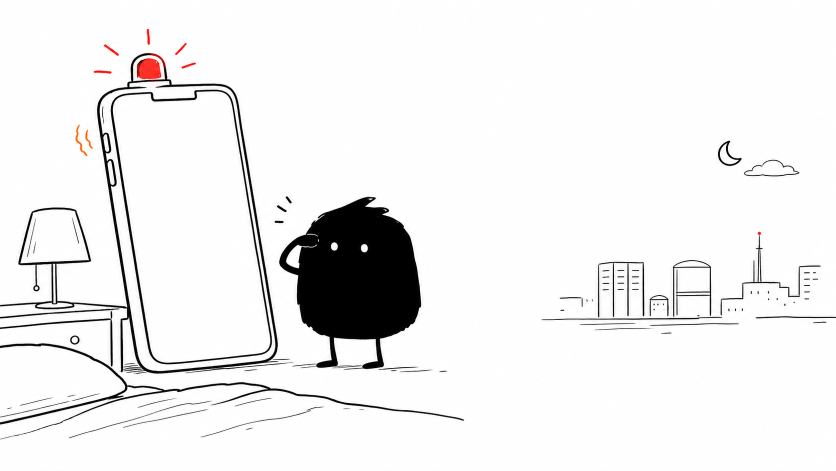
#> input picture gallery/daily-4panel/2026-05-29-lingchen-sandian/source/panel-1-v4-base.png, 1672 x 941 px (shown at 1/2 size)
$ python build_panel1_v4.py
#> lines starting #> are read from the running program, lines starting #| are printed output that depends on the picture
from pathlib import Path

from PIL import Image, ImageDraw, ImageFont


ROOT = Path(__file__).resolve().parent
SRC = ROOT / "source"

BASE = SRC / "panel-1-v4-base.png"
OUT = ROOT / "panel-1-v4.1.png"

FONT_REGULAR = "/System/Library/Fonts/Supplemental/Bradley Hand Bold.ttf"
FONT_FALLBACK = "/System/Library/Fonts/Supplemental/ChalkboardSE.ttc"

BLACK = (18, 18, 18)
RED = (224, 24, 24)


def load_font(size: int) -> ImageFont.FreeTypeFont:
    for path in (FONT_REGULAR, FONT_FALLBACK):
        try:
            return ImageFont.truetype(path, size=size)
        except OSError:
            continue
    return ImageFont.load_default()


def draw_fit_text(
    draw: ImageDraw.ImageDraw,
    box: tuple[int, int, int, int],
    text: str,
    max_size: int,
    min_size: int,
    align: str = "center",
) -> None:
    x1, y1, x2, y2 = box
    for size in range(max_size, min_size - 1, -2):
        font = load_font(size)
        spacing = int(size * 0.22)
        bbox = draw.multiline_textbbox((0, 0), text, font=font, spacing=spacing, align=align)
        width = bbox[2] - bbox[0]
        height = bbox[3] - bbox[1]
        if width <= x2 - x1 and height <= y2 - y1:
            draw.multiline_text(
                ((x1 + x2) / 2, (y1 + y2) / 2),
                text,
                font=font,
                fill=BLACK,
                spacing=spacing,
                align=align,
                anchor="mm",
            )
            return

    font = load_font(min_size)
    draw.multiline_text((x1, y1), text, font=font, fill=BLACK, spacing=int(min_size * 0.22), align=align)


def main() -> None:
    img = Image.open(BASE).convert("RGB")
#> img is the input picture: PIL image 1672x941 RGB; mean R, G, B 238.5, 238, 238.1
    draw = ImageDraw.Draw(img)

    phone_alert = "03:00\nPRIMARY DOWN\n\u00d747"
    xiaohei_line = "\u2026not again.\nNot at 3 A.M."

    # Phone screen text: object-native frame only, black readable text.
    draw_fit_text(draw, (255, 245, 520, 505), phone_alert, max_size=50, min_size=34)

    # Xiaohei line: no bubble or text box, positioned in open whitespace.
    draw_fit_text(draw, (820, 330, 1230, 455), xiaohei_line, max_size=52, min_size=34, align="left")

    # v4.1: one tiny city alert glint, reinforcing that Database City is also affected.
    city_alert = (1355, 502)
    draw.ellipse((city_alert[0] - 4, city_alert[1] - 4, city_alert[0] + 4, city_alert[1] + 4), fill=RED)
    for dx, dy in ((0, -16), (12, -10), (-12, -10)):
        draw.line((city_alert[0], city_alert[1] - 8, city_alert[0] + dx, city_alert[1] + dy), fill=RED, width=3)

    img.save(OUT)
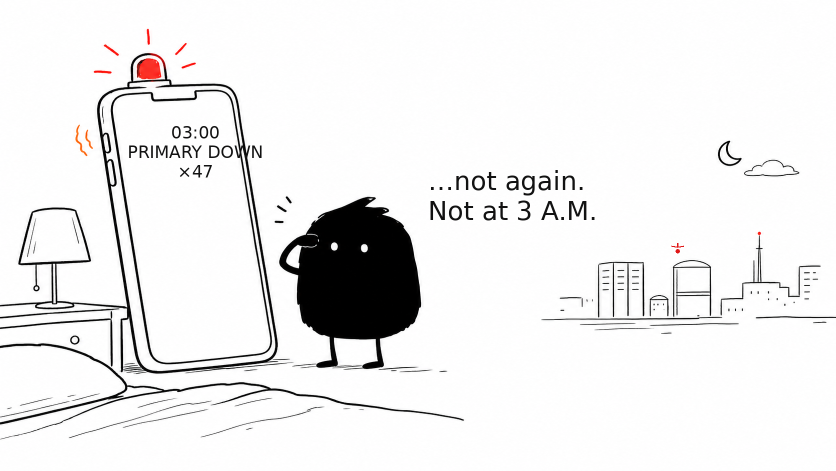
#> saved as panel-1-v4.1.png: PIL image 1672x941 RGB (shown at 1/2 size); mean R, G, B 237.1, 236.6, 236.6
    print(OUT)


if __name__ == "__main__":
    main()

$ run again, with gallery/daily-4panel/2026-05-29-lingchen-sandian/source/panel-2-v4-base.png copied over gallery/daily-4panel/2026-05-29-lingchen-sandian/source/panel-1-v4-base.png
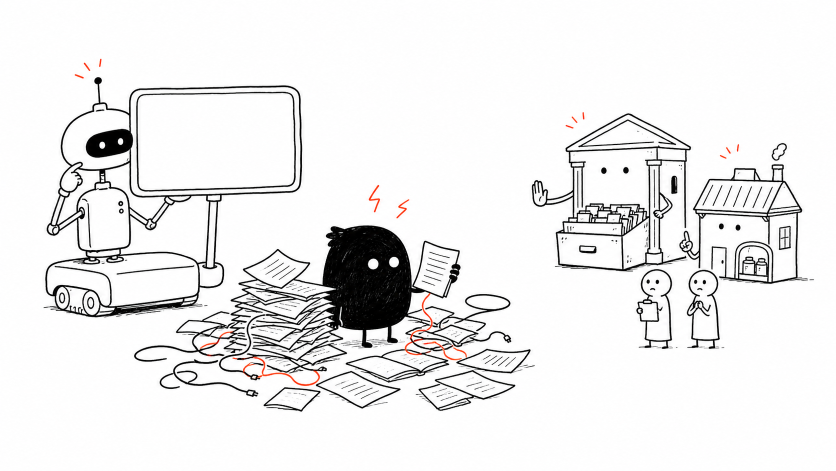
#> input picture gallery/daily-4panel/2026-05-29-lingchen-sandian/source/panel-2-v4-base.png, 1672 x 941 px (shown at 1/2 size)
#> in main, img is the input picture: PIL image 1672x941 RGB; mean R, G, B 236.3, 235.9, 235.9
#> in main, `img.save(OUT)`:
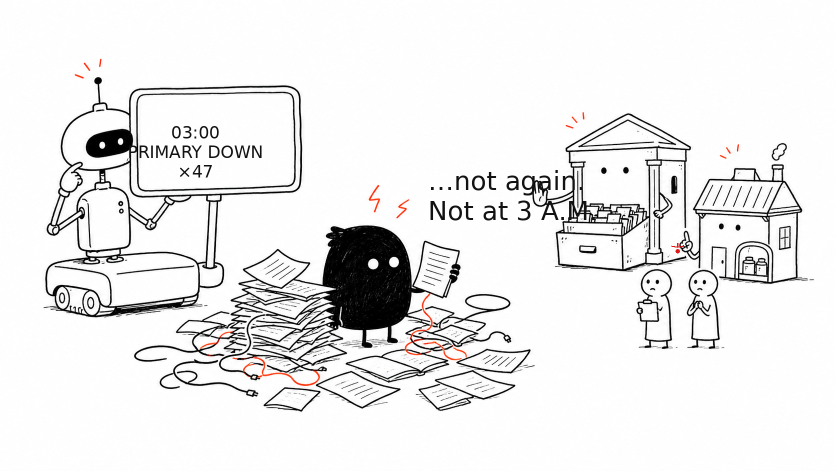
#> saved as panel-1-v4.1.png: PIL image 1672x941 RGB (shown at 1/2 size); mean R, G, B 235, 234.6, 234.6

$ run again, with gallery/daily-4panel/2026-05-29-lingchen-sandian/source/panel-3-v4-base.png copied over gallery/daily-4panel/2026-05-29-lingchen-sandian/source/panel-1-v4-base.png
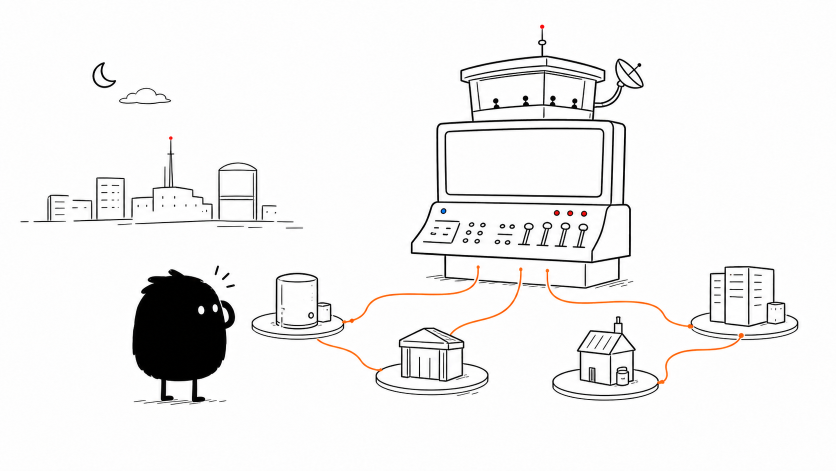
#> input picture gallery/daily-4panel/2026-05-29-lingchen-sandian/source/panel-3-v4-base.png, 1672 x 941 px (shown at 1/2 size)
#> in main, img is the input picture: PIL image 1672x941 RGB; mean R, G, B 240.9, 240.4, 240.2
#> in main, `img.save(OUT)`:
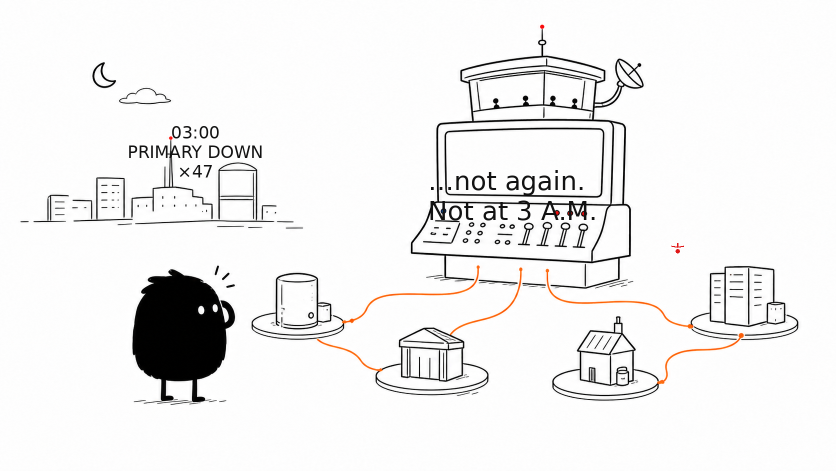
#> saved as panel-1-v4.1.png: PIL image 1672x941 RGB (shown at 1/2 size); mean R, G, B 239.6, 239.1, 238.8

$ run again, with gallery/daily-4panel/2026-05-29-lingchen-sandian/source/panel-4-v4-base.png copied over gallery/daily-4panel/2026-05-29-lingchen-sandian/source/panel-1-v4-base.png
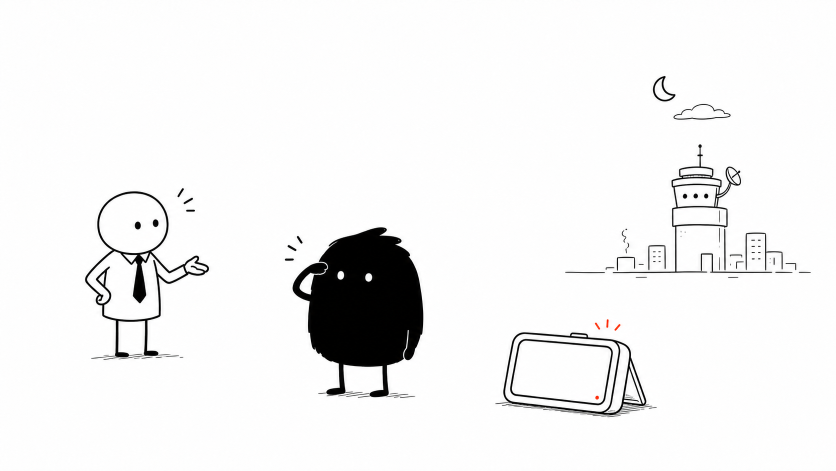
#> input picture gallery/daily-4panel/2026-05-29-lingchen-sandian/source/panel-4-v4-base.png, 1672 x 941 px (shown at 1/2 size)
#> in main, img is the input picture: PIL image 1672x941 RGB; mean R, G, B 241.3, 241.2, 241.2
#> in main, `img.save(OUT)`:
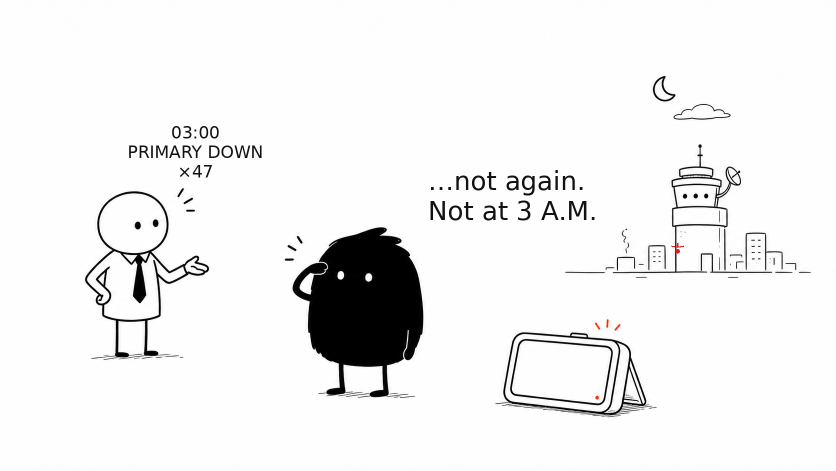
#> saved as panel-1-v4.1.png: PIL image 1672x941 RGB (shown at 1/2 size); mean R, G, B 239.9, 239.8, 239.7
